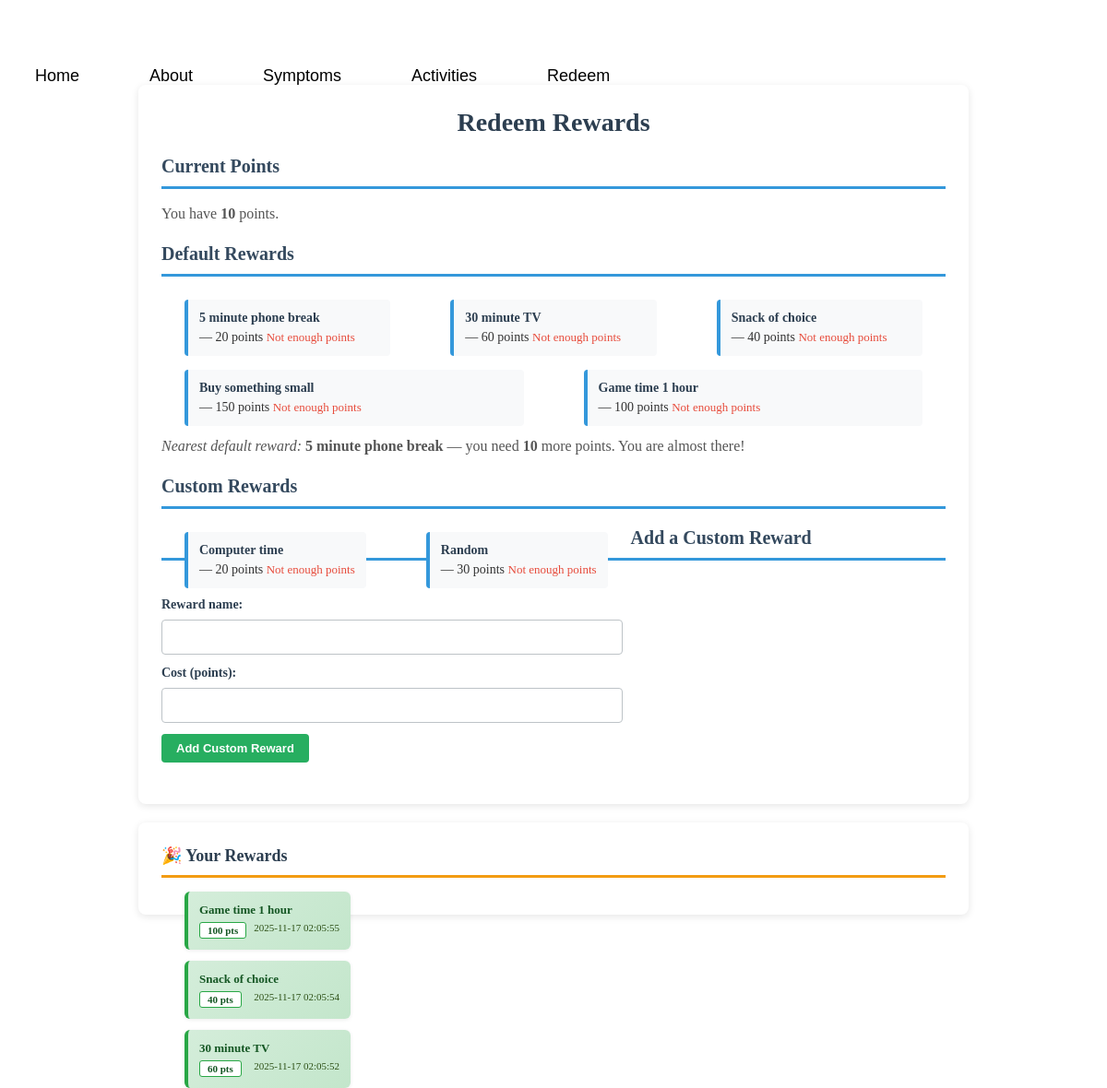
Page /redeem (signed in) on the committed database.
### tables this page shows
CREATE TABLE redemptions (
            id INTEGER PRIMARY KEY AUTOINCREMENT,
            username TEXT NOT NULL,
            reward_type TEXT NOT NULL,
            reward_id INTEGER NOT NULL,
            title TEXT NOT NULL,
            cost INTEGER NOT NULL,
            redeemed_at TEXT NOT NULL,
            FOREIGN KEY (username) REFERENCES users(username)
        );

CREATE TABLE custom_rewards (
            id INTEGER PRIMARY KEY AUTOINCREMENT,
            username TEXT NOT NULL,
            title TEXT NOT NULL,
            cost INTEGER NOT NULL
        );

### app.py (the view)
@app.route('/redeem', methods=['GET'])
def redeem():
    username = session.get('user')
    if not username:
        return redirect(url_for('home'))
    points = get_user_points(username)
    default_rewards = get_default_rewards_for_display(username)
    custom_rewards = get_custom_rewards_for_user(username)
    redeemed_rewards = get_redeemed_rewards(username)
    nearest_default = nearest_reward_info(default_rewards, username)
    nearest_custom = nearest_reward_info(custom_rewards, username)
    nearest = None
    if nearest_default and nearest_custom:
        if nearest_default['points_needed'] <= nearest_custom['points_needed']:
            nearest = ('default', nearest_default)
        else:
            nearest = ('custom', nearest_custom)
    elif nearest_default:
        nearest = ('default', nearest_default)
    elif nearest_custom:
        nearest = ('custom', nearest_custom)
    return render_template('redeem.html',
                           username=username,
                           points=points,
                           default_rewards=default_rewards,
                           custom_rewards=custom_rewards,
                           redeemed_rewards=redeemed_rewards,
                           nearest=nearest)

### app.py (called while the page is built)
def get_db_conn():
    conn = sqlite3.connect(DB_PATH)
    conn.row_factory = sqlite3.Row
    return conn

def get_user_points(username):
    conn = get_db_conn()
    c = conn.cursor()
    c.execute("SELECT points FROM users WHERE username = ?", (username,))
    row = c.fetchone()
    conn.close()
    return row['points'] if row and row['points'] is not None else 0

def get_default_rewards_for_display(username):
    points = get_user_points(username)
    rewards = []
    for rid, title, cost in DEFAULT_REWARDS:
        rewards.append({
            'id': rid,
            'title': title,
            'cost': cost,
            'claimable': points >= cost
        })
    return rewards

def get_custom_rewards_for_user(username):
    conn = get_db_conn()
    c = conn.cursor()
    c.execute("SELECT id, title, cost FROM custom_rewards WHERE username = ? ORDER BY cost ASC", (username,))
    rows = c.fetchall()
    conn.close()
    return [{'id': r['id'], 'title': r['title'], 'cost': r['cost'], 'claimable': get_user_points(username) >= r['cost']} for r in rows]

def get_redeemed_rewards(username):
    conn = get_db_conn()
    c = conn.cursor()
    c.execute("SELECT id, title, cost, redeemed_at FROM redemptions WHERE username = ? ORDER BY redeemed_at DESC LIMIT 10", (username,))
    rewards = [{'id': r['id'], 'title': r['title'], 'cost': r['cost'], 'redeemed_at': r['redeemed_at']} for r in c.fetchall()]
    conn.close()
    return rewards

def nearest_reward_info(rewards, username):
    points = get_user_points(username)
    non_claimable = [r for r in rewards if not r.get('claimable')]
    if not non_claimable:
        return None
    nearest = min(non_claimable, key=lambda r: r['cost'] - points)
    return {
        'reward': nearest,
        'points_needed': max(0, nearest['cost'] - points)
    }

### templates/redeem.html (shortened to what this page needs)
<!doctype html>
<html lang="en">
<head>
  <link rel="stylesheet" href="{{ url_for('static', filename='style.css') }}">
</head>
<body>
  <div class="menu">
    <ul>
      <li><a href="{{ url_for('home') }}">Home</a></li>
      <li><a href="{{ url_for('about') }}">About</a></li>
      <li><a href="{{ url_for('symptoms') }}">Symptoms</a></li>
      <li><a href="{{ url_for('activities') }}">Activities</a></li>
      <li><a href="{{ url_for('redeem') }}">Redeem</a></li>
    </ul>
  </div>
  <div class="redeem-wrapper">
    <div class="redeem-container">
      <div class="redeem-main">
        <h1>Redeem Rewards</h1>
        <section>
          <h2>Current Points</h2>
          <p>You have <strong>{{ points }}</strong> points.</p>
        </section>
        <section>
          <h2>Default Rewards</h2>
          <ul>
            {% for r in default_rewards %}
              <li>
                <span>
                  <strong>{{ r.title }}</strong> — {{ r.cost }} points
                </span>
                {% if r.claimable %}
                  <form style="display:inline" method="post" action="{{ url_for('redeem_default', reward_id=r.id) }}">
                    <button type="submit">Claim</button>
                  </form>
                {% else %}
                  <span style="color: #e74c3c; font-size: 13px;">Not enough points</span>
                {% endif %}
              </li>
            {% endfor %}
          </ul>
          {% if nearest and nearest[0] == 'default' %}
            {% set nd = nearest[1] %}
            <p><em>Nearest default reward:</em> <strong>{{ nd.reward.title }}</strong> — you need <strong>{{ nd.points_needed }}</strong> more points. You are almost there!</p>
          {% endif %}
        </section>
        <section>
          <h2>Custom Rewards</h2>
          <ul>
            {% if custom_rewards %}
              {% for r in custom_rewards %}
                <li>
                  <span>
                    <strong>{{ r.title }}</strong> — {{ r.cost }} points
                  </span>
                  {% if r.claimable %}
                    <form style="display:inline" method="post" action="{{ url_for('redeem_custom', reward_id=r.id) }}">
                      <button type="submit">Claim</button>
                    </form>
                  {% else %}
                    <span style="color: #e74c3c; font-size: 13px;">Not enough points</span>
                  {% endif %}
                </li>
              {% endfor %}
            {% else %}
              <li>No custom rewards yet.</li>
            {% endif %}
          </ul>
        </section>
        <section>
          <h2>Add a Custom Reward</h2>
          <form method="post" action="{{ url_for('add_custom_reward') }}">
            <label>Reward name:</label>
            <input type="text" name="title" required />
            <label>Cost (points):</label>
            <input type="number" name="cost" required min="1" />
            <button type="submit">Add Custom Reward</button>
          </form>
        </section>
      </div>
    </div>
    <aside class="redeem-sidebar">
      <h3>🎉 Your Rewards</h3>
      {% if redeemed_rewards %}
        <ul class="redeemed-list">
          {% for reward in redeemed_rewards %}
          <li class="redeemed-item">
            <span class="redeemed-title">{{ reward.title }}</span>
            <div class="redeemed-info">
              <span class="redeemed-points">{{ reward.cost }} pts</span>
              <span>{{ reward.redeemed_at }}</span>
            </div>
          </li>
          {% endfor %}
        </ul>
      {% else %}
        <p class="no-redeemed">No rewards claimed yet.<br/>Start earning points!</p>
      {% endif %}
    </aside>
  </div>
</body>
</html>

### static/style.css (style rules this page uses)
* { margin:0; padding: 0; }
ul { float: left; display: flex; justify-content: center; align-items: center; list-style: none; }
ul li { margin: 0 25px; font-size: 14px; }
ul li a { text-decoration: none; color: black; font-size: 18px; font-family: Arial, Helvetica, sans-serif; padding: 6px 13px; border-radius: 3px; transition: .4s; }

### templates/redeem.html (style rules this page uses)
body { padding-top: 72px; margin: 0; }
.redeem-wrapper { max-width: 900px; margin: 20px auto; padding: 0 20px; }
.redeem-container { background: white; border-radius: 8px; padding: 25px; box-shadow: 0 2px 8px rgba(0,0,0,0.1); margin-bottom: 20px; }
.redeem-main { width: 100%; }
.redeem-main h1 { color: #2c3e50; font-size: 28px; margin: 0 0 20px 0; text-align: center; }
.redeem-main h2 { color: #34495e; font-size: 20px; margin: 20px 0 15px 0; border-bottom: 3px solid #3498db; padding-bottom: 10px; }
.redeem-main section { margin-bottom: 20px; }
.redeem-main p { color: #555; margin: 10px 0; line-height: 1.5; }
.redeem-main ul { list-style: none; padding: 0; margin: 10px 0; display: flex; flex-wrap: wrap; gap: 15px; }
.redeem-main li { flex: 1; min-width: 150px; padding: 12px; background: #f8f9fa; border-left: 4px solid #3498db; border-radius: 4px; color: #333; font-size: 14px; }
.redeem-main li strong { color: #2c3e50; display: block; margin-bottom: 5px; }
.redeem-main button { background: #27ae60; color: white; border: none; padding: 8px 16px; border-radius: 4px; cursor: pointer; font-weight: bold; transition: background 0.3s; font-size: 13px; }
.redeem-main form { margin-top: 15px; max-width: 500px; }
.redeem-main label { display: block; margin-bottom: 8px; color: #2c3e50; font-weight: bold; font-size: 14px; }
.redeem-main input[type="text"], .redeem-main input[type="number"] { width: 100%; padding: 10px; margin-bottom: 12px; border: 1px solid #bdc3c7; border-radius: 4px; box-sizing: border-box; font-size: 14px; }
.redeem-sidebar { background: white; border-radius: 8px; padding: 25px; box-shadow: 0 2px 8px rgba(0,0,0,0.1); }
.redeem-sidebar h3 { margin-top: 0; font-size: 18px; color: #2c3e50; border-bottom: 3px solid #f39c12; padding-bottom: 10px; margin-bottom: 15px; }
.redeemed-list { list-style: none; padding: 0; margin: 0; display: grid; grid-template-columns: repeat(auto-fill, minmax(200px, 1fr)); gap: 12px; }
.redeemed-item { padding: 12px; background: linear-gradient(135deg, #d4edda 0%, #c3e6cb 100%); border-left: 4px solid #28a745; border-radius: 6px; box-shadow: 0 1px 4px rgba(0,0,0,0.08); font-size: 13px; }
.redeemed-title { font-weight: bold; color: #155724; display: block; margin-bottom: 5px; }
.redeemed-info { font-size: 11px; color: #2d5016; display: flex; justify-content: space-between; gap: 8px; }
.redeemed-points { background: white; color: #155724; padding: 2px 8px; border-radius: 3px; font-weight: bold; border: 1px solid #28a745; }

### rows in the picture
redemptions: title "30 minute TV", cost "60", redeemed_at "2025-11-17 02:05:52"
redemptions: title "Snack of choice", cost "40", redeemed_at "2025-11-17 02:05:54"
redemptions: title "Game time 1 hour", cost "100", redeemed_at "2025-11-17 02:05:55"
custom_rewards: title "Computer time", cost "20"
custom_rewards: title "Random", cost "30"

### other values in the picture
{{ points }} "10"
{{ r.title }} "5 minute phone break" "Buy something small"
{{ r.cost }} "20" "150"
{{ nd.reward.title }} "5 minute phone break"
{{ nd.points_needed }} "10"
